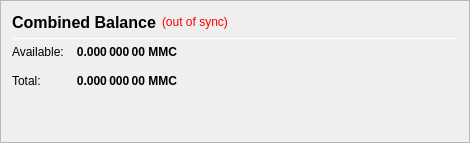
                   <widget class="QFrame" name="frame_CombinedBalances">
                    <property name="minimumSize">
                     <size>
                      <width>470</width>
                      <height>0</height>
                     </size>
                    </property>
                    <property name="frameShape">
                     <enum>QFrame::StyledPanel</enum>
                    </property>
                    <property name="frameShadow">
                     <enum>QFrame::Raised</enum>
                    </property>
                    <layout class="QVBoxLayout" name="verticalLayout_5">
                     <item>
                      <layout class="QHBoxLayout" name="horizontalLayout_5" stretch="0,0,0">
                       <item>
                        <widget class="QLabel" name="label_5z">
                         <property name="minimumSize">
                          <size>
                           <width>0</width>
                           <height>20</height>
                          </size>
                         </property>
                         <property name="font">
                          <font>
                           <pointsize>12</pointsize>
                           <weight>75</weight>
                           <bold>true</bold>
                          </font>
                         </property>
                         <property name="toolTip">
                          <string>Combined Balance (including unconfirmed and immature coins)</string>
                         </property>
                         <property name="text">
                          <string>Combined Balance</string>
                         </property>
                        </widget>
                       </item>
                       <item>
                        <widget class="QLabel" name="labelWalletStatus">
                         <property name="cursor">
                          <cursorShape>WhatsThisCursor</cursorShape>
                         </property>
                         <property name="toolTip">
                          <string>The displayed information may be out of date. Your wallet automatically synchronizes with the MessiahMetaCorp network after a connection is established, but this process has not completed yet.</string>
                         </property>
                         <property name="styleSheet">
                          <string notr="true">QLabel { color: red; }</string>
                         </property>
                         <property name="text">
                          <string notr="true">(out of sync)</string>
                         </property>
                         <property name="alignment">
                          <set>Qt::AlignLeading|Qt::AlignLeft|Qt::AlignVCenter</set>
                         </property>
                        </widget>
                       </item>
                       <item>
                        <spacer name="horizontalSpacer_1">
                         <property name="orientation">
                          <enum>Qt::Horizontal</enum>
                         </property>
                         <property name="sizeHint" stdset="0">
                          <size>
                           <width>40</width>
                           <height>20</height>
                          </size>
                         </property>
                        </spacer>
                       </item>
                      </layout>
                     </item>
                     <item>
                      <widget class="Line" name="line_CombinedBalance">
                       <property name="minimumSize">
                        <size>
                         <width>0</width>
                         <height>1</height>
                        </size>
                       </property>
                       <property name="maximumSize">
                        <size>
                         <width>16777215</width>
                         <height>1</height>
                        </size>
                       </property>
                       <property name="orientation">
                        <enum>Qt::Horizontal</enum>
                       </property>
                      </widget>
                     </item>
                     <item>
                      <layout class="QGridLayout" name="gridLayout_3">
                       <property name="spacing">
                        <number>12</number>
                       </property>
                       <item row="1" column="0">
                        <widget class="QLabel" name="labelBalanceTextz">
                         <property name="text">
                          <string>Available:</string>
                         </property>
                        </widget>
                       </item>
                       <item row="1" column="1">
                        <widget class="QLabel" name="labelBalancez">
                         <property name="font">
                          <font>
                           <weight>75</weight>
                           <bold>true</bold>
                          </font>
                         </property>
                         <property name="cursor">
                          <cursorShape>IBeamCursor</cursorShape>
                         </property>
                         <property name="toolTip">
                          <string>Your current spendable balance</string>
                         </property>
                         <property name="text">
                          <string notr="true">0.000 000 00 MMC</string>
                         </property>
                         <property name="alignment">
                          <set>Qt::AlignRight|Qt::AlignTrailing|Qt::AlignVCenter</set>
                         </property>
                         <property name="textInteractionFlags">
                          <set>Qt::LinksAccessibleByMouse|Qt::TextSelectableByKeyboard|Qt::TextSelectableByMouse</set>
                         </property>
                        </widget>
                       </item>
                       <item row="2" column="0">
                        <widget class="QLabel" name="labelTotalTextz">
                         <property name="text">
                          <string>Total:</string>
                         </property>
                        </widget>
                       </item>
                       <item row="2" column="1">
                        <widget class="QLabel" name="labelTotalz">
                         <property name="font">
                          <font>
                           <weight>75</weight>
                           <bold>true</bold>
                          </font>
                         </property>
                         <property name="cursor">
                          <cursorShape>IBeamCursor</cursorShape>
                         </property>
                         <property name="toolTip">
                          <string>Total Balance, including all unavailable coins.</string>
                         </property>
                         <property name="text">
                          <string notr="true">0.000 000 00 MMC</string>
                         </property>
                         <property name="alignment">
                          <set>Qt::AlignRight|Qt::AlignTrailing|Qt::AlignVCenter</set>
                         </property>
                         <property name="textInteractionFlags">
                          <set>Qt::LinksAccessibleByMouse|Qt::TextSelectableByKeyboard|Qt::TextSelectableByMouse</set>
                         </property>
                        </widget>
                       </item>
                       <item row="2" column="3">
                        <spacer name="horizontalSpacer_2">
                         <property name="orientation">
                          <enum>Qt::Horizontal</enum>
                         </property>
                         <property name="sizeHint" stdset="0">
                          <size>
                           <width>40</width>
                           <height>20</height>
                          </size>
                         </property>
                        </spacer>
                       </item>
                      </layout>
                     </item>
                     <item>
                      <spacer name="verticalSpacer_1">
                       <property name="orientation">
                        <enum>Qt::Vertical</enum>
                       </property>
                       <property name="sizeHint" stdset="0">
                        <size>
                         <width>20</width>
                         <height>40</height>
                        </size>
                       </property>
                      </spacer>
                     </item>
                    </layout>
                   </widget>
